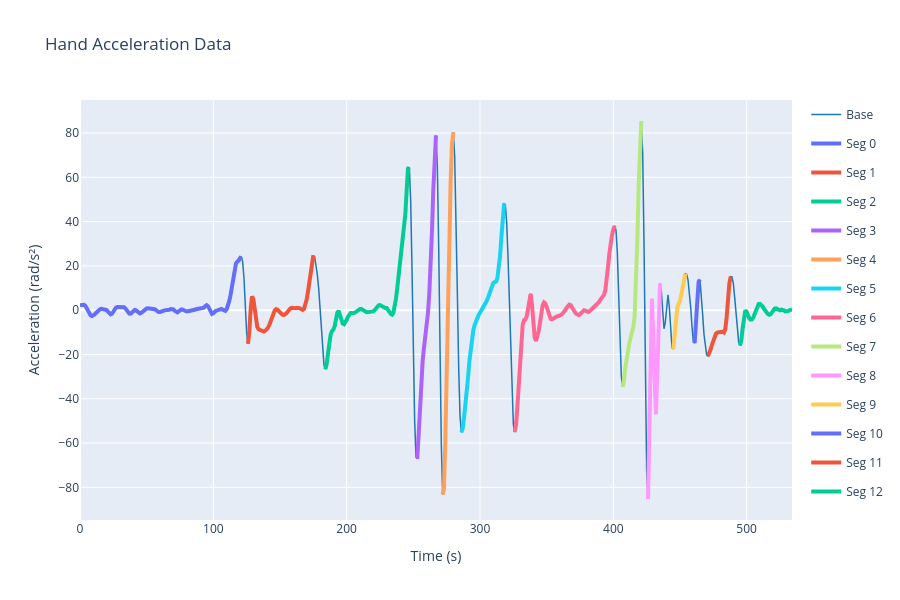

The notebook cell saved with this chart:
### Code cell
fig = go.Figure()

fig.add_trace(
    go.Scatter(
        x=acceleration_data["frame"],
        y=acceleration_data["acceleration"],
        mode="lines",
        line=dict(color="#1f77b4", width=1.5),
        name="Base",
        legendgroup="Base",
    )
)

colours = px.colors.qualitative.Plotly

for index, row in segment_data.iterrows():
    current_color = colours[index % len(colours)]

    segment_slice = acceleration_data[
        (acceleration_data["frame"] >= row["start"])
        & (acceleration_data["frame"] <= row["end"])
    ]

    if not segment_slice.empty:
        fig.add_trace(
            go.Scatter(
                x=segment_slice["frame"],
                y=segment_slice["acceleration"],
                mode="lines",
                line=dict(color=current_color, width=4),
                name=f"Seg {index}",
                legendgroup=f"Segment {index}",
                showlegend=True,
            )
        )

fig.update_layout(
    title_text="Hand Acceleration Data",
    height=600,
    showlegend=True,
    xaxis_title="Time (s)",
    yaxis_title="Acceleration (rad/s²)",
)

fig.show()

### Figure 1 — Plotly figure (JSON) as saved in the notebook; plotly's stock layout.template omitted (floating-point values rounded to 4 significant figures; data arrays with more than 128 entries replaced by an {"elided": "..."} marker saying what was removed)
{"data": [{"legendgroup": "Base", "line": {"color": "#1f77b4", "width": 1.5}, "mode": "lines", "name": "Base", "type": "scatter", "x": {"elided": "535 int values"}, "y": {"elided": "535 float values"}}, {"legendgroup": "Segment 0", "line": {"color": "#636EFA", "width": 4}, "mode": "lines", "name": "Seg 0", "showlegend": true, "type": "scatter", "x": [0, 1, 2, 3, 4, 5, 6, 7, 8, 9, 10, 11, 12, 13, 14, 15, 16, 17, 18, 19, 20, 21, 22, 23, 24, 25, 26, 27, 28, 29, 30, 31, 32, 33, 34, 35, 36, 37, 38, 39, 40, 41, 42, 43, 44, 45, 46, 47, 48, 49, 50, 51, 52, 53, 54, 55, 56, 57, 58, 59, 60, 61, 62, 63, 64, 65, 66, 67, 68, 69, 70, 71, 72, 73, 74, 75, 76, 77, 78, 79, 80, 81, 82, 83, 84, 85, 86, 87, 88, 89, 90, 91, 92, 93, 94, 95, 96, 97, 98, 99, 100, 101, 102, 103, 104, 105, 106, 107, 108, 109, 110, 111, 112, 113, 114, 115, 116, 117, 118, 119, 120, 121], "y": [2.25, 2.357, 2.475, 2.432, 1.95, 0.9084, -0.434, -1.612, -2.34, -2.599, -2.457, -1.964, -1.246, -0.5295, 0.04321, 0.4533, 0.6266, 0.5542, 0.4453, 0.3655, 0.03322, -0.6845, -1.479, -1.892, -1.611, -0.6651, 0.4605, 1.201, 1.45, 1.466, 1.458, 1.48, 1.471, 1.293, 0.8069, 0.0028, -0.8987, -1.512, -1.568, -1.099, -0.4016, 0.06559, -0.06647, -0.6827, -1.278, -1.475, -1.204, -0.5922, 0.09501, 0.589, 0.8118, 0.8485, 0.7942, 0.717, 0.6648, 0.614, 0.4451, 0.05147, -0.4774, -0.8338, -0.791, -0.503, -0.2608, -0.1011, 0.02405, 0.05446, 0.04794, 0.2094, 0.5337, 0.6913, 0.3917, -0.2744, -0.877, -0.9865, -0.5409, 0.07529, 0.3783, 0.1971, -0.2487, -0.5791, -0.5996, -0.4613, -0.3998, -0.4109, -0.3319, -0.09585, 0.2018, 0.4204, 0.5209, 0.5627, 0.5843, 0.5895, 0.6911, 1.125, 1.851, 2.281, 1.8, 0.4565, -0.9964, -1.712, -1.453, -0.7383, -0.2353, -0.05164, 0.1544, 0.4729, 0.5818, 0.2606, -0.2284, -0.3107, 0.4436, 2.044, 4.278, 7.115, 10.7, 14.86, 18.71, 21.14, 21.95, 22.41, 23.52, 24.2]}, {"legendgroup": "Segment 1", "line": {"color": "#EF553B", "width": 4}, "mode": "lines", "name": "Seg 1", "showlegend": true, "type": "scatter", "x": [126, 127, 128, 129, 130, 131, 132, 133, 134, 135, 136, 137, 138, 139, 140, 141, 142, 143, 144, 145, 146, 147, 148, 149, 150, 151, 152, 153, 154, 155, 156, 157, 158, 159, 160, 161, 162, 163, 164, 165, 166, 167, 168, 169, 170, 171, 172, 173, 174, 175], "y": [-15.18, -9.598, 0.422, 6.244, 4.964, -0.134, -4.919, -7.664, -8.71, -9.062, -9.387, -9.668, -9.641, -9.289, -8.739, -7.93, -6.693, -5.04, -3.208, -1.489, -0.1806, 0.4293, 0.2777, -0.361, -1.116, -1.756, -2.138, -2.165, -1.858, -1.296, -0.5273, 0.3054, 0.9174, 1.106, 0.9567, 0.7945, 0.8555, 1.036, 1.073, 0.8204, 0.3781, 0.142, 0.6401, 2.173, 4.752, 8.372, 12.99, 18.11, 22.52, 24.74]}, {"legendgroup": "Segment 2", "line": {"color": "#00CC96", "width": 4}, "mode": "lines", "name": "Seg 2", "showlegend": true, "type": "scatter", "x": [184, 185, 186, 187, 188, 189, 190, 191, 192, 193, 194, 195, 196, 197, 198, 199, 200, 201, 202, 203, 204, 205, 206, 207, 208, 209, 210, 211, 212, 213, 214, 215, 216, 217, 218, 219, 220, 221, 222, 223, 224, 225, 226, 227, 228, 229, 230, 231, 232, 233, 234, 235, 236, 237, 238, 239, 240, 241, 242, 243, 244, 245, 246, 247], "y": [-26.64, -24.39, -19.62, -14.5, -10.92, -9.432, -8.799, -7.193, -4.105, -1.114, -0.3162, -1.969, -4.439, -6.064, -6.32, -5.576, -4.33, -2.918, -1.79, -1.321, -1.33, -1.351, -1.164, -0.7846, -0.2746, 0.2367, 0.5413, 0.4973, 0.1265, -0.3826, -0.7754, -0.9202, -0.874, -0.7864, -0.7596, -0.7372, -0.5325, -0.003859, 0.7912, 1.615, 2.192, 2.311, 1.919, 1.286, 0.9252, 0.99, 0.9562, 0.3272, -0.7253, -1.661, -2.006, -1.247, 1.161, 5.229, 10.25, 15.41, 20.25, 24.77, 29.38, 35.07, 43.3, 54.23, 63.9, 64.53]}, {"legendgroup": "Segment 3", "line": {"color": "#AB63FA", "width": 4}, "mode": "lines", "name": "Seg 3", "showlegend": true, "type": "scatter", "x": [252, 253, 254, 255, 256, 257, 258, 259, 260, 261, 262, 263, 264, 265, 266, 267], "y": [-66.39, -66.37, -56.09, -42.91, -31.38, -22.85, -16.92, -12.47, -7.777, -1.192, 7.964, 20.0, 35.76, 54.82, 72.34, 78.92]}, {"legendgroup": "Segment 4", "line": {"color": "#FFA15A", "width": 4}, "mode": "lines", "name": "Seg 4", "showlegend": true, "type": "scatter", "x": [272, 273, 274, 275, 276, 277, 278, 279, 280], "y": [-83.23, -80.6, -58.71, -27.0, 5.991, 35.1, 58.76, 75.33, 80.34]}, {"legendgroup": "Segment 5", "line": {"color": "#19D3F3", "width": 4}, "mode": "lines", "name": "Seg 5", "showlegend": true, "type": "scatter", "x": [286, 287, 288, 289, 290, 291, 292, 293, 294, 295, 296, 297, 298, 299, 300, 301, 302, 303, 304, 305, 306, 307, 308, 309, 310, 311, 312, 313, 314, 315, 316, 317, 318, 319], "y": [-55.16, -53.48, -48.81, -43.61, -37.62, -30.62, -23.4, -17.09, -12.32, -8.99, -6.63, -4.816, -3.347, -2.158, -1.162, -0.2249, 0.7424, 1.76, 2.869, 4.14, 5.638, 7.41, 9.38, 11.19, 12.32, 12.64, 12.87, 14.3, 17.94, 24.16, 32.55, 41.38, 47.55, 47.63]}, {"legendgroup": "Segment 6", "line": {"color": "#FF6692", "width": 4}, "mode": "lines", "name": "Seg 6", "showlegend": true, "type": "scatter", "x": [326, 327, 328, 329, 330, 331, 332, 333, 334, 335, 336, 337, 338, 339, 340, 341, 342, 343, 344, 345, 346, 347, 348, 349, 350, 351, 352, 353, 354, 355, 356, 357, 358, 359, 360, 361, 362, 363, 364, 365, 366, 367, 368, 369, 370, 371, 372, 373, 374, 375, 376, 377, 378, 379, 380, 381, 382, 383, 384, 385, 386, 387, 388, 389, 390, 391, 392, 393, 394, 395, 396, 397, 398, 399, 400, 401], "y": [-55.11, -51.86, -43.86, -33.4, -22.46, -12.93, -6.735, -4.495, -4.259, -2.92, 1.111, 6.018, 7.364, 2.487, -5.97, -12.34, -13.86, -12.27, -9.525, -5.605, -1.029, 2.312, 3.503, 3.034, 1.451, -0.7478, -2.754, -3.901, -4.096, -3.68, -3.13, -2.793, -2.713, -2.678, -2.462, -2.029, -1.487, -0.838, 0.06846, 1.177, 2.094, 2.466, 2.228, 1.49, 0.4265, -0.7002, -1.589, -2.079, -2.166, -1.845, -1.14, -0.3677, -0.01628, -0.1929, -0.5507, -0.7367, -0.5758, -0.02999, 0.7236, 1.379, 1.81, 2.155, 2.655, 3.456, 4.449, 5.332, 5.986, 6.888, 9.065, 13.33, 19.36, 25.61, 30.54, 33.87, 36.4, 38.1]}, {"legendgroup": "Segment 7", "line": {"color": "#B6E880", "width": 4}, "mode": "lines", "name": "Seg 7", "showlegend": true, "type": "scatter", "x": [407, 408, 409, 410, 411, 412, 413, 414, 415, 416, 417, 418, 419, 420, 421], "y": [-34.62, -31.59, -25.94, -21.12, -17.72, -14.95, -12.28, -9.947, -7.655, -2.533, 10.08, 31.49, 56.76, 77.71, 85.43]}, {"legendgroup": "Segment 8", "line": {"color": "#FF97FF", "width": 4}, "mode": "lines", "name": "Seg 8", "showlegend": true, "type": "scatter", "x": [426, 427, 428, 429, 430, 431, 432, 433, 434, 435], "y": [-85.27, -55.15, -11.72, 5.181, -12.98, -40.0, -46.93, -27.98, -1.472, 12.07]}, {"legendgroup": "Segment 9", "line": {"color": "#FECB52", "width": 4}, "mode": "lines", "name": "Seg 9", "showlegend": true, "type": "scatter", "x": [445, 446, 447, 448, 449, 450, 451, 452, 453, 454], "y": [-17.54, -11.65, -3.865, 1.18, 2.84, 4.082, 7.115, 11.21, 14.66, 16.47]}, {"legendgroup": "Segment 10", "line": {"color": "#636EFA", "width": 4}, "mode": "lines", "name": "Seg 10", "showlegend": true, "type": "scatter", "x": [461, 462, 463, 464, 465], "y": [-14.91, -7.537, 4.199, 12.84, 13.76]}, {"legendgroup": "Segment 11", "line": {"color": "#EF553B", "width": 4}, "mode": "lines", "name": "Seg 11", "showlegend": true, "type": "scatter", "x": [471, 472, 473, 474, 475, 476, 477, 478, 479, 480, 481, 482, 483, 484, 485, 486, 487, 488], "y": [-20.74, -19.55, -17.64, -15.63, -13.63, -11.8, -10.57, -10.14, -10.07, -9.804, -9.496, -9.708, -10.07, -8.522, -3.041, 5.121, 11.95, 15.11]}, {"legendgroup": "Segment 12", "line": {"color": "#00CC96", "width": 4}, "mode": "lines", "name": "Seg 12", "showlegend": true, "type": "scatter", "x": [495, 496, 497, 498, 499, 500, 501, 502, 503, 504, 505, 506, 507, 508, 509, 510, 511, 512, 513, 514, 515, 516, 517, 518, 519, 520, 521, 522, 523, 524, 525, 526, 527, 528, 529, 530, 531, 532, 533, 534], "y": [-15.93, -13.65, -8.168, -2.532, -0.03538, -0.8116, -2.571, -3.757, -4.259, -4.159, -3.223, -1.44, 0.5735, 2.055, 2.764, 2.856, 2.464, 1.667, 0.6244, -0.418, -1.259, -1.827, -2.059, -1.804, -1.017, -0.007895, 0.7012, 0.7934, 0.3729, -0.07566, -0.08648, 0.2047, 0.2447, -0.1213, -0.5279, -0.6427, -0.439, -0.1006, 0.1761, 0.3261]}], "layout": {"height": 600, "showlegend": true, "title": {"text": "Hand Acceleration Data"}, "xaxis": {"title": {"text": "Time (s)"}}, "yaxis": {"title": {"text": "Acceleration (rad/s²)"}}}}
